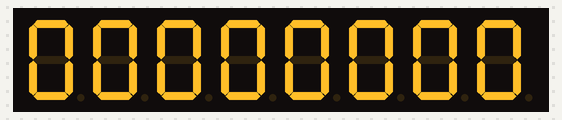
Simulated run of this sketch. Board: Arduino Uno, built with avr-gcc and run on an emulated ATmega328P. On the bench: 8-digit seven-segment display.

Above: at 0.15 s.
At 4.99 s:
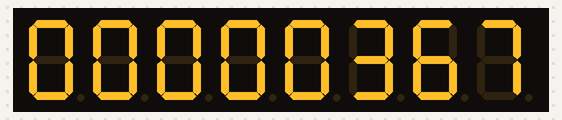
At 9.84 s:
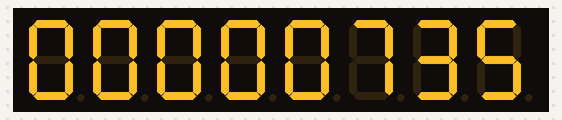
At 19.82 s:
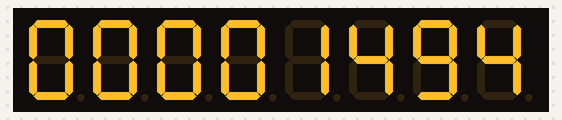
At 29.79 s:
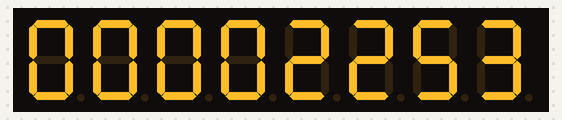
At 39.78 s:
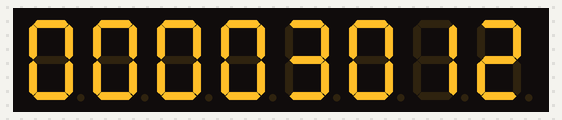

The sketch:

max7219trial1.ino
```cpp
#include "LedControl.h"

// Pin 12 to Data In, 10 to Clk, 11 to LOAD, number of devices is 1
LedControl lc=LedControl(12,10,11,1);

void setup() {
  // Initialize the MAX7219 devices
  for(int k=0; k < 2; k++){
    lc.shutdown(k,false); // Enable display
    lc.setIntensity(k,2); // Set brightness level (0 is min, 15 is max)
    lc.clearDisplay(k); // Clear display register
  }
}
unsigned int cnt = 0;
void loop()
{
  unsigned int tmp = cnt++;
  unsigned int b;
  for( int i = 0; i < 8; i++ ) {
    b = tmp % 10;
    tmp = tmp / 10;
   lc.setDigit(0,i, b,false);
  }
  delay(10);
}
// - See more at: http://embedded-lab.com/blog/?p=6862#sthash.ePNXcHHe.dpuf
```
